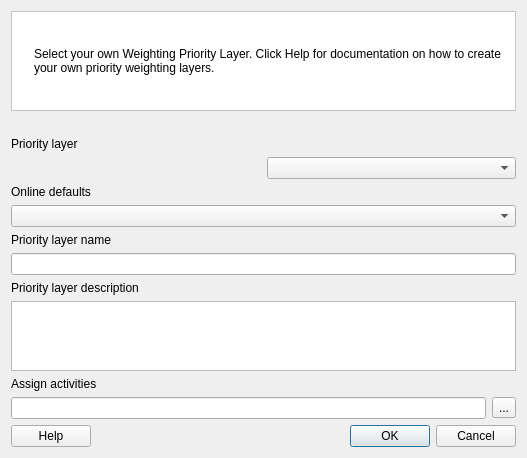
<?xml version="1.0" encoding="UTF-8"?>
<ui version="4.0">
 <class>PriorityLayerDialog</class>
 <widget class="QDialog" name="PriorityLayerDialog">
  <property name="geometry">
   <rect>
    <x>0</x>
    <y>0</y>
    <width>527</width>
    <height>442</height>
   </rect>
  </property>
  <property name="windowTitle">
   <string>Priority Layer Dialog</string>
  </property>
  <layout class="QVBoxLayout" name="verticalLayout">
   <item>
    <widget class="QFrame" name="frame">
     <property name="sizePolicy">
      <sizepolicy hsizetype="Preferred" vsizetype="MinimumExpanding">
       <horstretch>0</horstretch>
       <verstretch>0</verstretch>
      </sizepolicy>
     </property>
     <property name="minimumSize">
      <size>
       <width>0</width>
       <height>100</height>
      </size>
     </property>
     <property name="maximumSize">
      <size>
       <width>16777215</width>
       <height>100</height>
      </size>
     </property>
     <property name="autoFillBackground">
      <bool>false</bool>
     </property>
     <property name="styleSheet">
      <string notr="true">background-color: rgb(255, 255, 255);</string>
     </property>
     <property name="frameShape">
      <enum>QFrame::StyledPanel</enum>
     </property>
     <property name="frameShadow">
      <enum>QFrame::Raised</enum>
     </property>
     <layout class="QHBoxLayout" name="horizontalLayout">
      <item>
       <widget class="QLabel" name="icon_la">
        <property name="sizePolicy">
         <sizepolicy hsizetype="Fixed" vsizetype="Fixed">
          <horstretch>0</horstretch>
          <verstretch>0</verstretch>
         </sizepolicy>
        </property>
        <property name="maximumSize">
         <size>
          <width>91</width>
          <height>81</height>
         </size>
        </property>
        <property name="text">
         <string/>
        </property>
        <property name="pixmap">
         <pixmap>../../../../../../../.designer/icons/cplus_logo.svg</pixmap>
        </property>
        <property name="scaledContents">
         <bool>true</bool>
        </property>
       </widget>
      </item>
      <item>
       <widget class="QLabel" name="label_123">
        <property name="sizePolicy">
         <sizepolicy hsizetype="MinimumExpanding" vsizetype="Expanding">
          <horstretch>0</horstretch>
          <verstretch>0</verstretch>
         </sizepolicy>
        </property>
        <property name="text">
         <string>&lt;html&gt;&lt;head/&gt;&lt;body&gt;&lt;p&gt;Select your own Weighting Priority Layer. Click Help for documentation on how to create your own priority weighting layers.&lt;/p&gt;&lt;/body&gt;&lt;/html&gt;</string>
        </property>
        <property name="scaledContents">
         <bool>false</bool>
        </property>
        <property name="wordWrap">
         <bool>true</bool>
        </property>
        <property name="openExternalLinks">
         <bool>true</bool>
        </property>
       </widget>
      </item>
     </layout>
    </widget>
   </item>
   <item>
    <spacer name="horizontalSpacer">
     <property name="orientation">
      <enum>Qt::Horizontal</enum>
     </property>
     <property name="sizeHint" stdset="0">
      <size>
       <width>40</width>
       <height>20</height>
      </size>
     </property>
    </spacer>
   </item>
   <item>
    <widget class="QLabel" name="label_13">
     <property name="text">
      <string>Priority layer</string>
     </property>
    </widget>
   </item>
   <item>
    <layout class="QHBoxLayout" name="horizontalLayout_2">
     <item>
      <widget class="QgsFileWidget" name="map_layer_file_widget">
       <property name="toolTip">
        <string>Select the priority layer from the local filesystem.</string>
       </property>
      </widget>
     </item>
     <item>
      <widget class="QgsMapLayerComboBox" name="map_layer_box">
       <property name="toolTip">
        <string>Select priority layer from the current QGIS map layers.</string>
       </property>
      </widget>
     </item>
    </layout>
   </item>
   <item>
    <widget class="QLabel" name="label_4">
     <property name="text">
      <string>Online defaults</string>
     </property>
    </widget>
   </item>
   <item>
    <widget class="QComboBox" name="cbo_default_layer"/>
   </item>
   <item>
    <widget class="QLabel" name="label">
     <property name="text">
      <string>Priority layer name</string>
     </property>
    </widget>
   </item>
   <item>
    <widget class="QLineEdit" name="layer_name"/>
   </item>
   <item>
    <widget class="QLabel" name="label_2">
     <property name="text">
      <string>Priority layer description</string>
     </property>
    </widget>
   </item>
   <item>
    <widget class="QTextEdit" name="layer_description"/>
   </item>
   <item>
    <widget class="QLabel" name="label_3">
     <property name="text">
      <string>Assign activities</string>
     </property>
    </widget>
   </item>
   <item>
    <layout class="QHBoxLayout" name="horizontalLayout_4">
     <item>
      <widget class="QLineEdit" name="selected_models_le"/>
     </item>
     <item>
      <widget class="QToolButton" name="select_models_btn">
       <property name="toolTip">
        <string>Click to open selection dialog for the implementation models.</string>
       </property>
       <property name="text">
        <string>...</string>
       </property>
      </widget>
     </item>
    </layout>
   </item>
   <item>
    <layout class="QHBoxLayout" name="horizontalLayout_3">
     <item>
      <widget class="QPushButton" name="btn_help">
       <property name="text">
        <string>Help</string>
       </property>
      </widget>
     </item>
     <item>
      <spacer name="horizontalSpacer_2">
       <property name="orientation">
        <enum>Qt::Horizontal</enum>
       </property>
       <property name="sizeHint" stdset="0">
        <size>
         <width>198</width>
         <height>20</height>
        </size>
       </property>
      </spacer>
     </item>
     <item>
      <widget class="QDialogButtonBox" name="button_box">
       <property name="standardButtons">
        <set>QDialogButtonBox::Cancel|QDialogButtonBox::Ok</set>
       </property>
      </widget>
     </item>
    </layout>
   </item>
  </layout>
 </widget>
 <customwidgets>
  <customwidget>
   <class>QgsFileWidget</class>
   <extends>QWidget</extends>
   <header>qgsfilewidget.h</header>
  </customwidget>
  <customwidget>
   <class>QgsMapLayerComboBox</class>
   <extends>QComboBox</extends>
   <header>qgsmaplayercombobox.h</header>
  </customwidget>
 </customwidgets>
 <resources/>
 <connections>
  <connection>
   <sender>button_box</sender>
   <signal>accepted()</signal>
   <receiver>PriorityLayerDialog</receiver>
   <slot>accept()</slot>
   <hints>
    <hint type="sourcelabel">
     <x>276</x>
     <y>556</y>
    </hint>
    <hint type="destinationlabel">
     <x>65</x>
     <y>-24</y>
    </hint>
   </hints>
  </connection>
  <connection>
   <sender>button_box</sender>
   <signal>rejected()</signal>
   <receiver>PriorityLayerDialog</receiver>
   <slot>reject()</slot>
   <hints>
    <hint type="sourcelabel">
     <x>199</x>
     <y>552</y>
    </hint>
    <hint type="destinationlabel">
     <x>32</x>
     <y>-2</y>
    </hint>
   </hints>
  </connection>
 </connections>
</ui>
